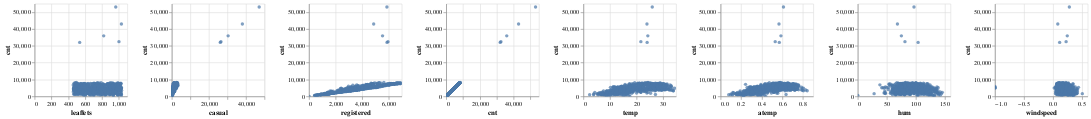

Notebook source saved alongside this figure:
### Markdown cell above
Um einen ersten Überblick über die Zusammenhänge zwischen den verschiedenen numerischen Variablen und der Response Variable `cnt` zu erhalten, werden Scatterplots erstellt. Muster, wie beispielsweise lineare Beziehungen, Trends und Ausreißer, können so schnell identifiziert werden.

### Code cell
alt.Chart(data).mark_circle().encode(
    alt.X(alt.repeat("column"), type='quantitative'),
    alt.Y(alt.repeat("row"), type='quantitative')
).properties(
    width=150,
    height=150
).repeat(
    row=['cnt'],
    column=numeric_vars_large + numeric_vars_small
).interactive()

### Figure 1 — Vega-Lite specification as saved in the notebook (floating-point values rounded to 4 significant figures; data arrays with more than 128 entries replaced by an {"elided": "..."} marker saying what was removed)
{"config": {"view": {"continuousWidth": 300, "continuousHeight": 300}}, "repeat": {"column": ["leaflets", "casual", "registered", "cnt", "temp", "atemp", "hum", "windspeed"], "row": ["cnt"]}, "spec": {"data": {"name": "data-b8677563fe0251ac50b71348b3b780cb"}, "mark": {"type": "circle"}, "encoding": {"x": {"field": {"repeat": "column"}, "type": "quantitative"}, "y": {"field": {"repeat": "row"}, "type": "quantitative"}}, "height": 150, "name": "view_2", "width": 150}, "params": [{"name": "param_2", "select": {"type": "interval", "encodings": ["x", "y"]}, "bind": "scales", "views": ["view_2_child__row_cntcolumn_leaflets", "view_2_child__row_cntcolumn_casual", "view_2_child__row_cntcolumn_registered", "view_2_child__row_cntcolumn_cnt", "view_2_child__row_cntcolumn_temp", "view_2_child__row_cntcolumn_atemp", "view_2_child__row_cntcolumn_hum", "view_2_child__row_cntcolumn_windspeed"]}], "$schema": "https://vega.github.io/schema/vega-lite/v5.16.3.json", "datasets": {"data-b8677563fe0251ac50b71348b3b780cb": {"elided": "732 records"}}}
